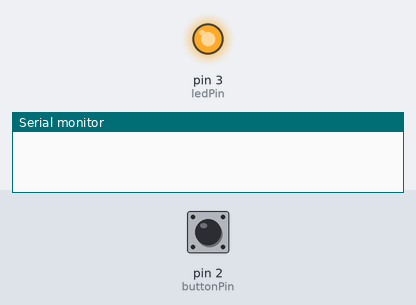
Bench run of a sketch on a simulated Arduino Uno, built with avr-gcc and run on an emulated ATmega328P. Parts: output pins drawn as LEDs (lit = HIGH), the last lines printed to the serial monitor. Dashed ring = blinking. The inputs (shaded band) are chosen by the test bench; at power-on: pin 2 (buttonPin) HIGH.

Above: at 1.2 s.
1.3 s: pin 2 (buttonPin) pulled LOW for 0.15 s
At 3.1 s:
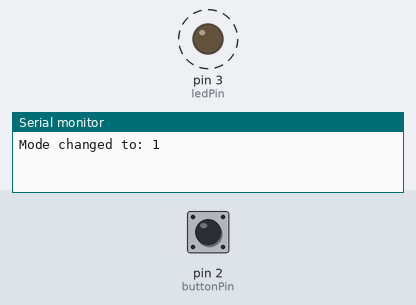
Timing chart, 0 to 10.4 s (numbered marks = the images above; inputs shaded):
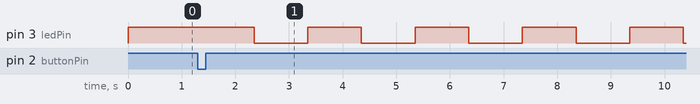

The sketch:

Blink.ino
```cpp
// --- HW3-2 解答程式碼 ---

// 定義腳位
const int ledPin = 3;    // 作業要求 LED 在 D3
const int buttonPin = 2; // 按鈕接在 D2

// 變數設定
int mode = 0;            // 目前的模式 (0=恆亮, 1=慢閃, 2=中閃, 3=快閃)
int lastButtonState = HIGH; // 上一次按鈕的讀數 (預設 INPUT_PULLUP 為 HIGH)
int currentButtonState;     // 目前按鈕的讀數

// 閃爍計時用變數
unsigned long previousMillis = 0; // 記錄上次閃爍切換的時間
int ledState = LOW;               // 記錄目前燈是亮還是暗

// 設定三種閃爍速度 (毫秒)
const long intervalSlow = 1000;   // 慢閃 (1秒)
const long intervalMedium = 500;  // 中閃 (0.5秒)
const long intervalFast = 100;    // 快閃 (0.1秒)

void setup() {
  pinMode(ledPin, OUTPUT);
  // 使用 INPUT_PULLUP，這樣按鈕另一端只要接 GND 即可，不需外接電阻
  pinMode(buttonPin, INPUT_PULLUP);

  // 初始狀態：恆亮
  digitalWrite(ledPin, HIGH);
  Serial.begin(9600); // 開啟監控視窗方便除錯
}

void loop() {
  // 1. 讀取按鈕狀態
  currentButtonState = digitalRead(buttonPin);

  // 2. 偵測按鈕是否被「按下」（從 HIGH 變 LOW）
  if (lastButtonState == HIGH && currentButtonState == LOW) {
    delay(50); // 簡單的去彈跳 (Debounce)
    if (digitalRead(buttonPin) == LOW) {
      mode++; // 切換到下一個模式

      // 如果超過模式 3，回到模式 0
      if (mode > 3) {
        mode = 0;
      }

      Serial.print("Mode changed to: ");
      Serial.println(mode);

      // 切換模式時，重置 LED 狀態以免卡在滅掉
      if (mode == 0) {
        digitalWrite(ledPin, HIGH);
      }
    }
  }

  // 更新按鈕狀態紀錄
  lastButtonState = currentButtonState;

  // 3. 根據模式執行對應動作
  unsigned long currentMillis = millis(); // 取得目前開機時間

  switch (mode) {
    case 0: // 模式 0: 恆亮
      digitalWrite(ledPin, HIGH);
      break;

    case 1: // 模式 1: 慢閃
      updateBlink(currentMillis, intervalSlow);
      break;

    case 2: // 模式 2: 不快不慢的閃爍 (中閃)
      updateBlink(currentMillis, intervalMedium);
      break;

    case 3: // 模式 3: 快閃
      updateBlink(currentMillis, intervalFast);
      break;
  }
}

// 用來控制閃爍的函式
void updateBlink(unsigned long currentTime, long interval) {
  if (currentTime - previousMillis >= interval) {
    // 儲存最後一次切換時間
    previousMillis = currentTime;

    // 切換 LED 狀態 (亮變暗，暗變亮)
    if (ledState == LOW) {
      ledState = HIGH;
    } else {
      ledState = LOW;
    }
    digitalWrite(ledPin, ledState);
  }
}
```

Measured:
- after the input at 1.3 s, pin 3 (ledPin): alternates HIGH for 1.0 s and LOW for 1.0 s, starting after 1.0 s
